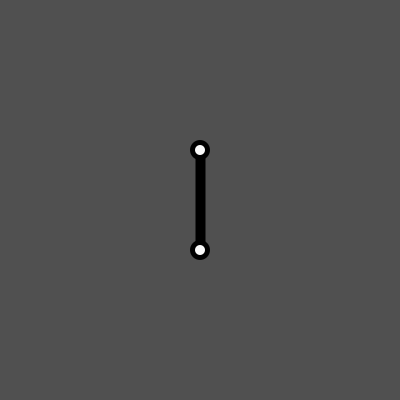
Frame 1 (no input)
Frame 60 (the mouse pressed at the canvas centre just before this capture): identical to frame 1, image omitted
Frame 120 (the mouse held since frame 60 and released just before this capture): identical to frame 1, image omitted

The Processing sketch that drew this single still picture (run headless with seeded random() and noise(); from frame 60 on, the mouse is pressed at the canvas centre):

// Processing sketch: prueba_huesos
// ── prueba_huesos.pde
Hueso h1;
void setup() {
  size(400, 400);
  smooth();
  h1 = new Hueso(width/2, height/2, 100);
}

void draw() {
  h1.act();
}


// ── Clases.pde
class Hueso {
  float lar;
  Punto p1, p2;
  //genera hueso vertial centrado en el punto con dos puntos
  Hueso(float nx, float ny, float nl) {
    lar = nl;
    p1 = new Punto(nx, ny-nl/2);
    p2 = new Punto(nx, ny+nl/2);
  }
  //actualiza el dibujo, y los dos "botones" o puntos
  void act() {
    background(80);
    draw();
    //mover puntos
    if (p1.press) {
      float ang = atan2(p2.y-mouseY, p2.x-mouseX);
      p1.x = p2.x - cos(ang)*lar;
      p1.y = p2.y - sin(ang)*lar;
    }
    if (p2.press) {
      float ang = atan2(p1.y-mouseY, p1.x-mouseX);
      p2.x = p1.x - cos(ang)*lar;
      p2.y = p1.y - sin(ang)*lar;
    }  
    //actualizar los puntos.
    p1.act();
    p2.act();
  }
  //dibuja el hueso
  void draw() {
    stroke(0);
    strokeWeight(10);
    line(p1.x, p1.y, p2.x, p2.y);
  }
}

class Punto {
  float x, y;
  boolean press = false;
  Punto(float nx, float ny) {
    x = nx;
    y = ny;
  }
  void act() {
    click();
    draw();
  }
  //click del mouse para sobre el puntos, cambia la variable press
  void click() {
    if (!press && mousePressed && dist(mouseX, mouseY, x, y) < 10) {
      press = true;
    }
    else {
      if (!mousePressed) {
        press = false;
      }
    }
  }
  //dibuja el punto y cambia el interior dependiendo de 
  void draw() {
    noStroke();
    fill(0);
    ellipse(x, y, 20, 20);
    if (press) {
      fill(0, 255, 0);
    }
    else {
      fill(250);
    }
    ellipse(x, y, 10, 10);
  }
}
